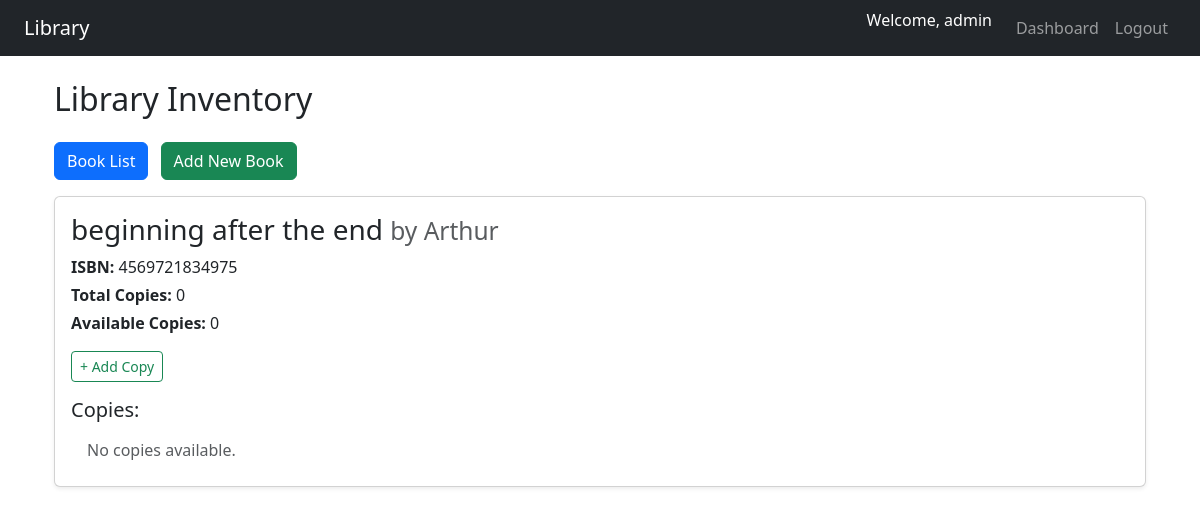
/admins/inventory/ (signed in), run on an earlier commit of the app's database.
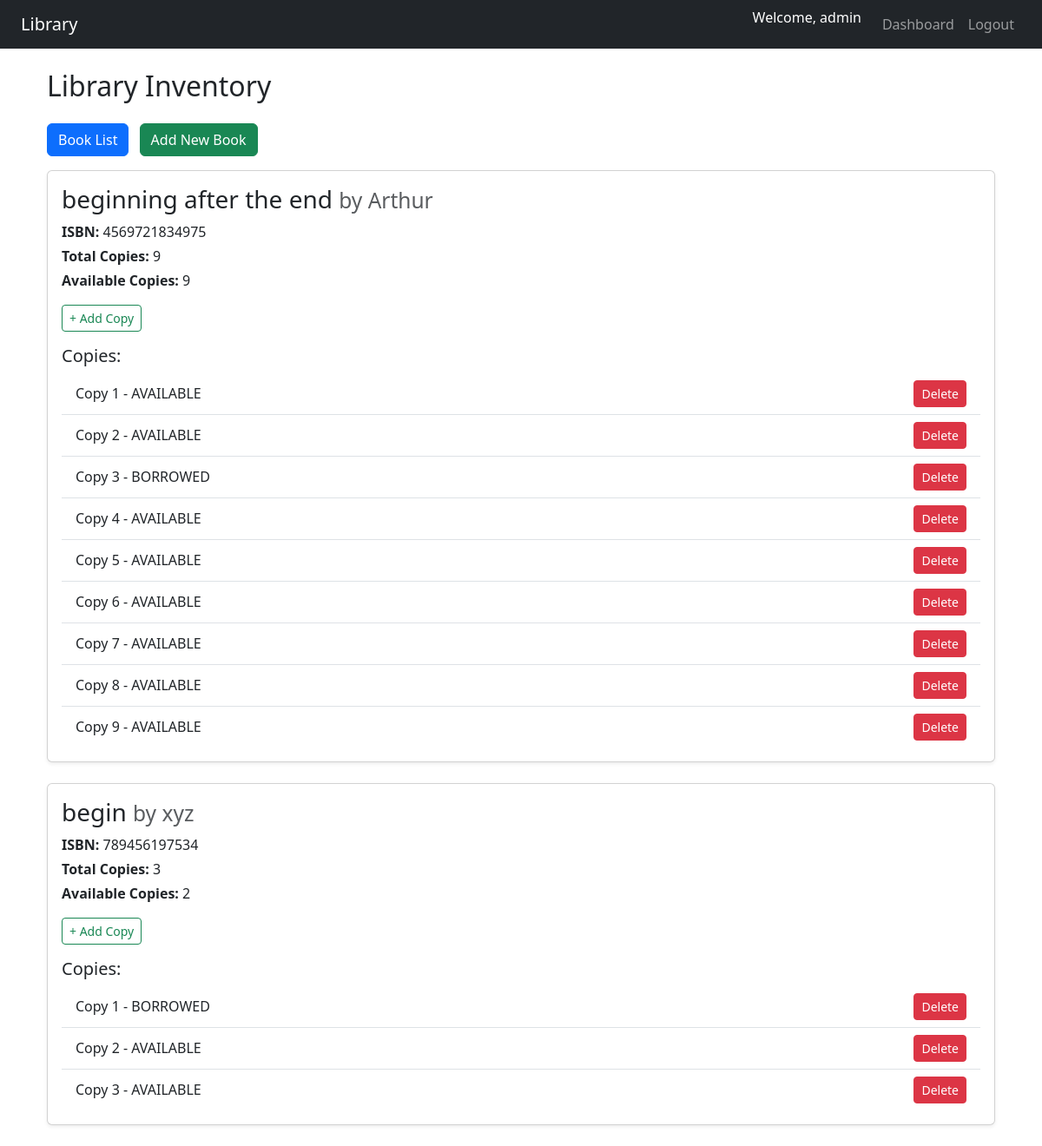
And on a later commit of the database.
### core/models.py (models this page shows, shortened)
class CustomUser(AbstractUser):
    ROLE_CHOICES = (
        ('ADMIN','Admin'),
        ('MEMBER','Member'),
    )
    role = models.CharField(max_length = 10, choices = ROLE_CHOICES,default='MEMBER')
    phone_number = models.CharField(
        max_length=10,
        validators=[RegexValidator(regex = r'^\d{10}$',message = 'Enter a valid 10 digit phone number')],
        blank = True,
        null = True,
    )
    address = models.CharField(blank=True,null=True)

class Book(models.Model):
    title = models.CharField(max_length=255)
    author = models.CharField(max_length=255)
    genre = models.CharField(max_length=100,blank = True, null=True)
    language = models.CharField(max_length=50,blank = True,null = True)
    isbn = models.CharField(max_length=13,unique=True)
    total_copies = models.PositiveIntegerField(default=0)
    available_copies = models.PositiveIntegerField(default = 0)

class BookCopy(models.Model):
    STATUS_CHOICES = [
    ("AVAILABLE","Available"),
    ("BORROWED","Borrowed"),
    ("RESERVED","Reserved"),
    ("LOST","Lost")
    ]
    book = models.ForeignKey(Book,on_delete=models.CASCADE,related_name="copies")
    copy_number = models.PositiveIntegerField()
    status = models.CharField(max_length = 10,choices=STATUS_CHOICES,default = "AVAILABLE")
    location = models.CharField(max_length=100,blank = True,null= True)
    class Meta:
        unique_together = ("book","copy_number")

### core/decorators.py (the view)
    @login_required
    def wrapper(request,*args,**kwargs):
        if hasattr(request.user, 'role') and request.user.role =='ADMIN':
            return view_func(request,*args,**kwargs)
        return HttpResponseForbidden("Access denied.")

### core/views.py (called while the page is built)
@admin_required
def inventory_view(request):
    books = Book.objects.prefetch_related("copies").all()
    context = {'books':books,
               }
    return render(request,"core/admin/inventory.html",context)

### core/templates/core/admin/inventory.html (shortened to what this page needs)
{% extends 'base.html' %}
{% block content %}
<div class="container my-4">
  <h2 class="mb-4">Library Inventory</h2>
  <div class="mb-3">
    <a href="{% url 'core:admin_book_list' %}" class="btn btn-primary me-2">Book List</a>
    <a href="{% url 'core:add_book' %}" class="btn btn-success">Add New Book</a>
  </div>
  {% for book in books %}
  <div class="card mb-4 shadow-sm">
    <div class="card-body">
      <h3 class="card-title">{{ book.title }} <small class="text-muted">by {{ book.author }}</small></h3>
      <p class="mb-1"><strong>ISBN:</strong> {{ book.isbn }}</p>
      <p class="mb-1"><strong>Total Copies:</strong> {{ book.total_copies }}</p>
      <p class="mb-3"><strong>Available Copies:</strong> {{ book.available_copies }}</p>
      <div class="mb-3">
        <a href="{% url 'core:book_copies' book.id %}" class="btn btn-sm btn-outline-success">
          + Add Copy
        </a>
      </div>
      <h5>Copies:</h5>
      <ul class="list-group list-group-flush">
          {% for copy in book.copies.all %}
            <li class="list-group-item d-flex justify-content-between align-items-center">
              <span>Copy {{ copy.copy_number }} - {{ copy.status }}</span>
              <div>
                <a href="{% url 'core:delete_book_copy' copy.id %}"
                   class="btn btn-sm btn-danger"
                   onclick="return confirm('Are you sure you want to delete this copy?');">
                   Delete
                </a>
              </div>
            </li>
          {% empty %}
            <li class="list-group-item text-muted">No copies available.</li>
          {% endfor %}
      </ul>
    </div>
  </div>
  {% empty %}
    <p class="text-muted">No books in the inventory.</p>
  {% endfor %}
</div>
{% endblock %}

### core/templates/base.html (shortened to what this page needs)
<!DOCTYPE html>
<html lang="en">
<head>
  <link
    href="https://cdn.jsdelivr.net/npm/bootstrap@5.3.2/dist/css/bootstrap.min.css"
    rel="stylesheet"
  />
</head>
<body>
  <nav class="navbar navbar-expand-lg navbar-dark bg-dark px-4 mb-4">
    <a class="navbar-brand" href="/">Library</a>
    <div class="collapse navbar-collapse justify-content-end" id="navbarNav">
      <ul class="navbar-nav">
        {% if user.is_authenticated %}
        <li class="nav-item">
          <span class="navbar-text text-white me-3">
            Welcome, {{ user.username }}
          </span>
        </li>
        <li class="nav-item">
          <a class="nav-link" href="{% url 'core:user_dashboard' %}">Dashboard</a>
        </li>
        <li class="nav-item">
          <form method="post" action="{% url 'users:logout' %}" class="d-inline">
            <button class="btn btn-link nav-link" type="submit">Logout</button>
          </form>
        </li>
        {% endif %}
      </ul>
    </div>
  </nav>
  <div class="container">
    {% block content %}{% endblock %}
  </div>
</body>
</html>

What changed in the data, as far as the page shows it:
changed Book "beginning after the end": total_copies "0" → "9"; available_copies "0" → "9"; no longer shows "No copies available."
added BookCopy: copy_number "1", status "AVAILABLE", shown under Book "beginning after the end"
added BookCopy: copy_number "2", status "AVAILABLE", shown under Book "beginning after the end"
added BookCopy: copy_number "3", status "BORROWED", shown under Book "beginning after the end"
added BookCopy: copy_number "4", status "AVAILABLE", shown under Book "beginning after the end"
added BookCopy: copy_number "5", status "AVAILABLE", shown under Book "beginning after the end"
added BookCopy: copy_number "6", status "AVAILABLE", shown under Book "beginning after the end"
added BookCopy: copy_number "7", status "AVAILABLE", shown under Book "beginning after the end"
added BookCopy: copy_number "8", status "AVAILABLE", shown under Book "beginning after the end"
added BookCopy: copy_number "9", status "AVAILABLE", shown under Book "beginning after the end"
added Book: title "begin", author "xyz", isbn "789456197534", total_copies "3", available_copies "2"
added BookCopy: copy_number "1", status "BORROWED", shown under "begin"
added BookCopy: copy_number "2", status "AVAILABLE", shown under "begin"
added BookCopy: copy_number "3", status "AVAILABLE", shown under "begin"
